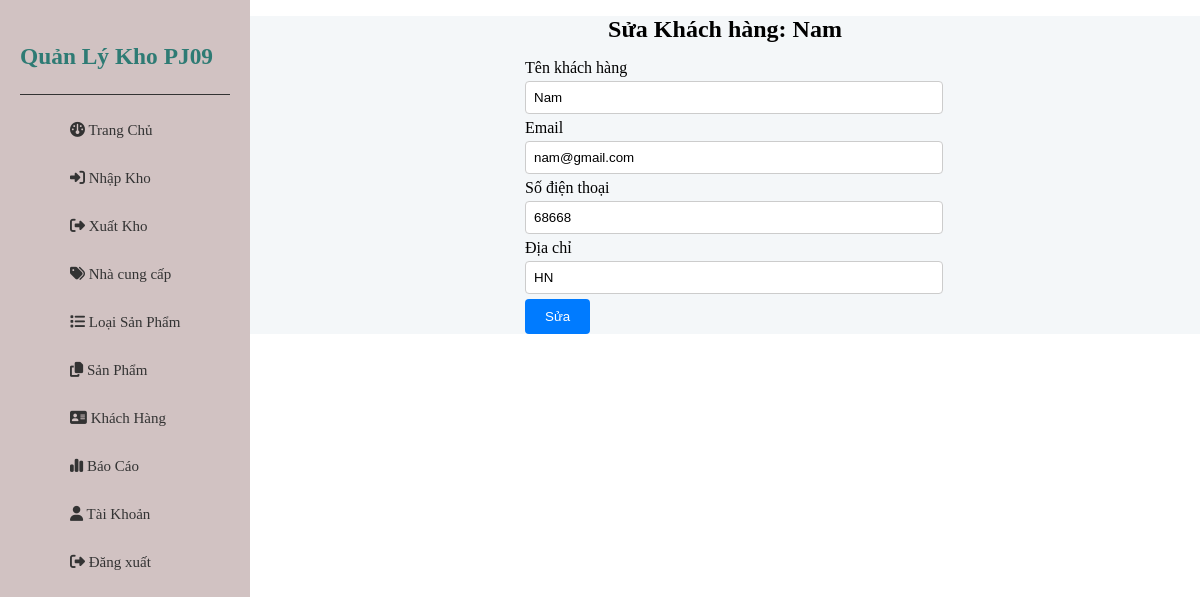
The app's page /SuaKhachHang.php?this_id=1 with its own data.
### tables this page shows
CREATE TABLE `khachhang` (
  `id_kh` int(50) NOT NULL,
  `ten_kh` varchar(20) NOT NULL,
  `email_kh` varchar(255) NOT NULL,
  `sdt_kh` varchar(15) NOT NULL,
  `dia_chi_kh` varchar(30) NOT NULL
);

### SuaKhachHang.php (the view, shortened to what this page needs)
<!DOCTYPE html>
<html lang="en">
<head>
    <link rel="stylesheet" href="index.css">
    <link rel="stylesheet" href="SanPham.css">
    <link rel="stylesheet" href="add.css">
    <link rel="stylesheet" href="ThemSanPham.css">
</head>
<body>
    <div class="sidebar">
        <div class="sidebar-header">
            <h3><a href="TrangChu.php">Quản Lý Kho PJ09</a></h3>
        </div>
        <div class="sidebar-content">
            <ul>
                <li><a href="TrangChu.php"><i class="fa-solid fa-gauge"></i> Trang Chủ</a></li>
                <li><a href="NhapKho.php"><i class="fa-solid fa-right-to-bracket"></i> Nhập Kho</a></li>
                <li><a href="XuatKho.php"><i class="fa-solid fa-right-from-bracket"></i> Xuất Kho</a></li>
                <li><a href="NhaCungCap.php"><i class="fa-solid fa-tags"></i> Nhà cung cấp</a></li>
                <li><a href="LoaiSanPham.php"><i class="fa-solid fa-list"></i> Loại Sản Phẩm</a></li>
                <li><a href="SanPham.php"><i class="fa-solid fa-copy"></i> Sản Phẩm</a></li>
                <li><a href="KhachHang.php"><i class="fa-solid fa-address-card"></i> Khách Hàng</a></li>
                <li><a href="BaoCao.php"><i class="fa-solid fa-chart-simple"></i> Báo Cáo</a></li>
                <li><a href="TaiKhoan.php"><i class="fa-solid fa-user"></i> Tài Khoản</a></li>
                <li><a href="DangNhap.php"><i class="fa-solid fa-right-from-bracket"></i> Đăng xuất</a></li>
            </ul>
        </div>
    </div>
    <div class="content">
        <?php
            include("connect.php");
            $this_id = $_GET['this_id'];
            $sql = " SELECT * FROM khachhang WHERE id_kh = ".$this_id ;
            $query = mysqli_query($conn, $sql);
            $row = mysqli_fetch_assoc($query);
        ?>
        <h1>Sửa Khách hàng: <?php echo $row['ten_kh'];?>
        </h1>
        <form method="post" enctype="multipart/form-data">
            <label>Tên khách hàng</label>
            <input type="text" name="TenKH" value="<?php echo $row['ten_kh'] ?>">
            <label>Email</label>
            <input type="text" name="EmailKH" value="<?php echo $row['email_kh'] ?>">
            <label>Số điện thoại</label>
            <input type="text" name="SdtKH" value="<?php echo $row['sdt_kh'] ?>">
            <label>Địa chỉ</label>
            <input type="text" name="DiaChiKH" value="<?php echo $row['dia_chi_kh'] ?>">
            <div class="Sua">
                <button id=submit name="btn">Sửa</button>
            </div>
        </form>
    </div>
</body>
</html>

### index.css (style rules this page uses)
body { margin: 0; }
.sidebar { width:250px; background-color:#d1c2c2; padding: 20px; box-sizing: border-box; position: fixed; height: 100%; top: 0; }
.sidebar-header { font-size: 20px; font-weight: bold; margin-bottom: 10px; border-bottom: 1px solid #333; }
.sidebar-header h3 a { text-decoration: none; color:#2e7b74; }
.sidebar-content ul { list-style: none; }
.sidebar-content li { margin-bottom: 15px; }
.sidebar-content li { width: 100%; border: none; background: none; }
.sidebar-content a { text-decoration: none; color: #333; font-size: 15px; }
.sidebar-content li { margin-bottom: 10px; width: 100%; }
.sidebar-content li { width: 100%; padding: 10px; text-align: left; }
.content { margin-left: 250px; box-sizing: border-box; background-color: #f4f7f9 ; height:100%; }
h1 { font-size: 24px; text-align: center; }

### ThemSanPham.css (style rules this page uses)
form { max-width: 400px; margin: 0 auto; }
label { display: block; margin-bottom: 4px; }
input { width: 100%; padding: 8px; margin-bottom: 5px; border: 1px solid #ccc; border-radius: 4px; }
button { padding: 10px 20px; background-color: #007BFF; color: #fff; border: none; border-radius: 4px; cursor: pointer; }

### records on screen
khachhang: ten_kh "Nam", TenKH "Nam", EmailKH "nam@gmail.com", SdtKH "68668", DiaChiKH "HN"
